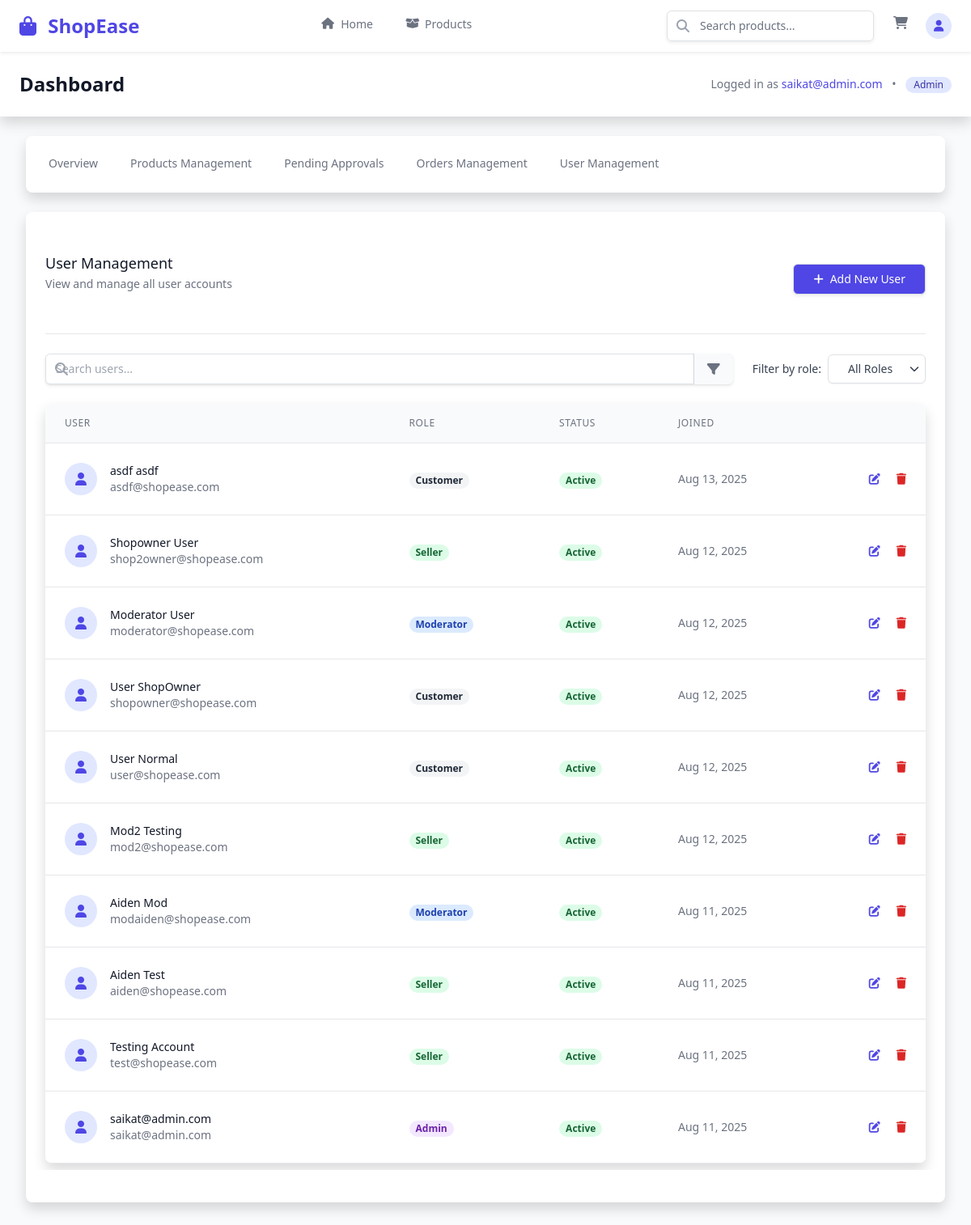
The app's page /dashboard/admin/users/ (signed in) with its own data.
### users/models.py (models this page shows, shortened)
class User(AbstractUser):
    class Role(models.TextChoices):
        NORMAL = 'NORMAL', _('Normal User')
        SELLER = 'SELLER', _('Seller')
        MODERATOR = 'MODERATOR', _('Moderator')
        ADMIN = 'ADMIN', _('Admin')
    username = None
    email = models.EmailField(_('email address'), unique=True)
    role = models.CharField(max_length=10, choices=Role.choices, default=Role.NORMAL)
    phone_number = models.CharField(max_length=20, blank=True, null=True)
    address = models.TextField(blank=True, null=True)
    is_approved = models.BooleanField(default=False)  # For seller/moderator approval
    application_date = models.DateTimeField(null=True, blank=True)
    application_notes = models.TextField(blank=True, null=True)
    USERNAME_FIELD = 'email'
    REQUIRED_FIELDS = []
    objects = UserManager()
    @property
    def is_seller(self):
        return self.role == self.Role.SELLER or self.is_superuser
    @property
    def is_moderator(self):
        return self.role == self.Role.MODERATOR or self.is_superuser
    @property
    def is_admin(self):
        return self.role == self.Role.ADMIN or self.is_superuser
    class Meta:
        verbose_name = _('user')
        verbose_name_plural = _('users')

### ecom/dashboard_views.py (the view)
# urls.py: path('admin/users/', login_required(dashboard_views.UserManagementView.as_view()), name='user_management'),
class UserManagementView(LoginRequiredMixin, UserPassesTestMixin, ListView):
    template_name = 'pages/dashboard/admin/user_management.html'
    context_object_name = 'users'
    paginate_by = 20
    def test_func(self):
        return self.request.user.is_authenticated and self.request.user.is_admin
    def get_queryset(self):
        User = get_user_model()
        return User.objects.all().order_by('-date_joined')
    def get_context_data(self, **kwargs):
        context = super().get_context_data(**kwargs)
        context['total_users'] = get_user_model().objects.count()
        context['active_users'] = get_user_model().objects.filter(is_active=True).count()
        return context

### templates/pages/dashboard/admin/user_management.html (shortened to what this page needs)
{% extends 'pages/dashboard/base.html' %}
{% block dashboard_content %}
<div class="bg-white">
    <div class="pb-5 border-b border-gray-200 sm:flex sm:items-center sm:justify-between mb-6">
        <div>
            <h3 class="text-lg leading-6 font-medium text-gray-900">
                User Management
            </h3>
            <p class="mt-1 max-w-2xl text-sm text-gray-500">
                View and manage all user accounts
            </p>
        </div>
        <div class="mt-3 sm:mt-0 sm:ml-4">
            <button type="button" class="inline-flex items-center px-4 py-2 border border-transparent rounded-md shadow-sm text-sm font-medium text-white bg-indigo-600 hover:bg-indigo-700 focus:outline-none focus:ring-2 focus:ring-offset-2 focus:ring-indigo-500">
                <i class="fas fa-plus mr-2"></i> Add New User
            </button>
        </div>
    </div>
    <div class="mb-6">
        <div class="flex flex-col sm:flex-row sm:items-center justify-between gap-4">
            <div class="flex-1">
                <div class="relative rounded-md shadow-sm">
                    <div class="absolute inset-y-0 left-0 pl-3 flex items-center pointer-events-none">
                    </div>
                    <input type="text" name="search" id="search" class="focus:ring-indigo-500 focus:border-indigo-500 block w-full pl-10 pr-12 sm:text-sm border-gray-300 rounded-md py-2 border" placeholder="Search users...">
                    <div class="absolute inset-y-0 right-0 flex items-center">
                        <button type="button" class="px-3 h-full bg-gray-50 border-l border-gray-300 text-gray-500 hover:text-gray-600 focus:outline-none focus:ring-1 focus:ring-indigo-500 focus:border-indigo-500 rounded-r-md">
                            <i class="fas fa-filter"></i>
                        </button>
                    </div>
                </div>
            </div>
            <div class="flex items-center space-x-2">
                <span class="text-sm text-gray-700">Filter by role:</span>
                <div class="relative">
                    <select class="appearance-none bg-white border border-gray-300 text-gray-700 py-2 px-4 pr-8 rounded-md leading-tight focus:outline-none focus:ring-1 focus:ring-indigo-500 focus:border-indigo-500 text-sm">
                        <option>All Roles</option>
                    </select>
                    <div class="pointer-events-none absolute inset-y-0 right-0 flex items-center px-2 text-gray-700">
                    </div>
                </div>
            </div>
        </div>
    </div>
    <div class="flex flex-col">
        <div class="-my-2 overflow-x-auto sm:-mx-6 lg:-mx-8">
            <div class="py-2 align-middle inline-block min-w-full sm:px-6 lg:px-8">
                <div class="shadow overflow-hidden border-b border-gray-200 sm:rounded-lg">
                    <table class="min-w-full divide-y divide-gray-200">
                        <thead class="bg-gray-50">
                            <tr>
                                <th scope="col" class="px-6 py-3 text-left text-xs font-medium text-gray-500 uppercase tracking-wider">
                                    User
                                </th>
                                <th scope="col" class="px-6 py-3 text-left text-xs font-medium text-gray-500 uppercase tracking-wider">
                                    Role
                                </th>
                                <th scope="col" class="px-6 py-3 text-left text-xs font-medium text-gray-500 uppercase tracking-wider">
                                    Status
                                </th>
                                <th scope="col" class="px-6 py-3 text-left text-xs font-medium text-gray-500 uppercase tracking-wider">
                                    Joined
                                </th>
                                <th scope="col" class="relative px-6 py-3">
                                </th>
                            </tr>
                        </thead>
                        <tbody class="bg-white divide-y divide-gray-200">
                            {% for user in users %}
                            <tr class="hover:bg-gray-50">
                                <td class="px-6 py-4 whitespace-nowrap">
                                    <div class="flex items-center">
                                        <div class="flex-shrink-0 h-10 w-10 rounded-full bg-indigo-100 flex items-center justify-center">
                                            <i class="fas fa-user text-indigo-600"></i>
                                        </div>
                                        <div class="ml-4">
                                            <div class="text-sm font-medium text-gray-900">
                                                {{ user.get_full_name|default:user.email }}
                                            </div>
                                            <div class="text-sm text-gray-500">
                                                {{ user.email }}
                                            </div>
                                        </div>
                                    </div>
                                </td>
                                <td class="px-6 py-4 whitespace-nowrap">
                                    {% if user.is_admin %}
                                    <span class="px-2 inline-flex text-xs leading-5 font-semibold rounded-full bg-purple-100 text-purple-800">
                                        Admin
                                    </span>
                                    {% elif user.is_moderator %}
                                    <span class="px-2 inline-flex text-xs leading-5 font-semibold rounded-full bg-blue-100 text-blue-800">
                                        Moderator
                                    </span>
                                    {% elif user.is_seller %}
                                    <span class="px-2 inline-flex text-xs leading-5 font-semibold rounded-full bg-green-100 text-green-800">
                                        Seller
                                    </span>
                                    {% else %}
                                    <span class="px-2 inline-flex text-xs leading-5 font-semibold rounded-full bg-gray-100 text-gray-800">
                                        Customer
                                    </span>
                                    {% endif %}
                                </td>
                                <td class="px-6 py-4 whitespace-nowrap">
                                    {% if user.is_active %}
                                    <span class="px-2 inline-flex text-xs leading-5 font-semibold rounded-full bg-green-100 text-green-800">
                                        Active
                                    </span>
                                    {% else %}
                                    <span class="px-2 inline-flex text-xs leading-5 font-semibold rounded-full bg-red-100 text-red-800">
                                        Inactive
                                    </span>
                                    {% endif %}
                                </td>
                                <td class="px-6 py-4 whitespace-nowrap text-sm text-gray-500">
                                    {{ user.date_joined|date:"M d, Y" }}
                                </td>
                                <td class="px-6 py-4 whitespace-nowrap text-right text-sm font-medium">
                                    <div class="flex justify-end space-x-2">
                                        <a href="#" class="text-indigo-600 hover:text-indigo-900 mr-3">
                                            <i class="fas fa-edit"></i>
                                        </a>
                                        <a href="#" class="text-red-600 hover:text-red-900">
                                            <i class="fas fa-trash"></i>
                                        </a>
                                    </div>
                                </td>
                            </tr>
                            {% empty %}
                            <tr>
                                <td colspan="5" class="px-6 py-4 text-center text-sm text-gray-500">
                                    No users found
                                </td>
                            </tr>
                            {% endfor %}
                        </tbody>
                    </table>
                </div>
            </div>
        </div>
    </div>
</div>
{% endblock %}

### templates/pages/dashboard/base.html (shortened to what this page needs)
{% extends 'base/base.html' %}
{% block content %}
<div class="min-h-screen bg-gray-50">
    <div class="bg-white shadow">
        <div class="max-w-7xl mx-auto py-6 px-4 sm:px-6 lg:px-8">
            <div class="flex justify-between items-center">
                <h1 class="text-2xl font-bold text-gray-900">Dashboard</h1>
                <div class="text-sm text-gray-500">
                    {% if user.is_authenticated %}
                        Logged in as <span class="font-medium text-indigo-600">{{ user.get_full_name|default:user.email }}</span>
                        <span class="mx-2">•</span>
                        <span class="inline-flex items-center px-2.5 py-0.5 rounded-full text-xs font-medium bg-indigo-100 text-indigo-800">
                            {{ user.get_role_display }}
                        </span>
                    {% endif %}
                </div>
            </div>
        </div>
    </div>
    <div class="max-w-7xl mx-auto py-6 sm:px-6 lg:px-8">
        <div class="bg-white shadow overflow-hidden sm:rounded-lg mb-6">
            <nav class="flex overflow-x-auto">
                <div class="flex-1 flex items-center justify-between px-4 sm:px-6">
                    <div class="flex space-x-8">
                        {% url 'ecom:dashboard' as dashboard_url %}
                        <a href="{{ dashboard_url }}"
                           class="{% if request.path == dashboard_url %}border-indigo-500 text-gray-900{% else %}border-transparent text-gray-500 hover:text-gray-700 hover:border-gray-300{% endif %} whitespace-nowrap py-4 px-1 border-b-2 font-medium text-sm">
                            Overview
                        </a>
                        {% if user.is_seller or user.is_admin %}
                        {% url 'ecom:seller_products' as seller_products_url %}
                        <a href="{{ seller_products_url }}"
                           class="{% if request.path == seller_products_url %}border-indigo-500 text-gray-900{% else %}border-transparent text-gray-500 hover:text-gray-700 hover:border-gray-300{% endif %} whitespace-nowrap py-4 px-1 border-b-2 font-medium text-sm">
                            Products Management
                        </a>
                        {% endif %}
                        {% if user.is_admin or user.is_moderator %}
                        {% url 'ecom:pending_approvals' as pending_approvals_url %}
                        <a href="{{ pending_approvals_url }}"
                           class="{% if request.path == pending_approvals_url %}border-indigo-500 text-gray-900{% else %}border-transparent text-gray-500 hover:text-gray-700 hover:border-gray-300{% endif %} whitespace-nowrap py-4 px-1 border-b-2 font-medium text-sm">
                            Pending Approvals
                        </a>
                        {% endif %}
                        {% if user.is_seller or user.is_admin %}
                        {% url 'ecom:seller_orders' as seller_orders_url %}
                        <a href="{{ seller_orders_url }}"
                           class="{% if request.path == seller_orders_url %}border-indigo-500 text-gray-900{% else %}border-transparent text-gray-500 hover:text-gray-700 hover:border-gray-300{% endif %} whitespace-nowrap py-4 px-1 border-b-2 font-medium text-sm">
                            Orders Management
                        </a>
                        {% endif %}
                        {% if user.is_admin %}
                        {% url 'ecom:admin_user_management' as admin_user_management_url %}
                        <a href="{{ admin_user_management_url }}"
                           class="{% if request.path == admin_user_management_url %}border-indigo-500 text-gray-900{% else %}border-transparent text-gray-500 hover:text-gray-700 hover:border-gray-300{% endif %} whitespace-nowrap py-4 px-1 border-b-2 font-medium text-sm">
                            User Management
                        </a>
                        {% endif %}
                    </div>
                </div>
            </nav>
        </div>
        <div class="bg-white shadow overflow-hidden sm:rounded-lg">
            <div class="px-4 py-5 sm:p-6">
                {% block dashboard_content %}{% endblock %}
            </div>
        </div>
    </div>
</div>
{% endblock %}

### records on screen
User: get_full_name "saikat@admin.com", role "Admin", email "saikat@admin.com", is_active "Active", date_joined "Aug 11, 2025"
User: get_full_name "asdf asdf", email "asdf@shopease.com", role "Customer", is_active "Active", date_joined "Aug 13, 2025"
User: get_full_name "Shopowner User", email "shop2owner@shopease.com", role "Seller", is_active "Active", date_joined "Aug 12, 2025"
User: get_full_name "Moderator User", email "moderator@shopease.com", role "Moderator", is_active "Active", date_joined "Aug 12, 2025"
User: get_full_name "User ShopOwner", email "shopowner@shopease.com", role "Customer", is_active "Active", date_joined "Aug 12, 2025"
User: get_full_name "User Normal", email "user@shopease.com", role "Customer", is_active "Active", date_joined "Aug 12, 2025"
User: get_full_name "Mod2 Testing", email "mod2@shopease.com", role "Seller", is_active "Active", date_joined "Aug 12, 2025"
User: get_full_name "Aiden Mod", email "modaiden@shopease.com", role "Moderator", is_active "Active", date_joined "Aug 11, 2025"
User: get_full_name "Aiden Test", email "aiden@shopease.com", role "Seller", is_active "Active", date_joined "Aug 11, 2025"
User: get_full_name "Testing Account", email "test@shopease.com", role "Seller", is_active "Active", date_joined "Aug 11, 2025"
